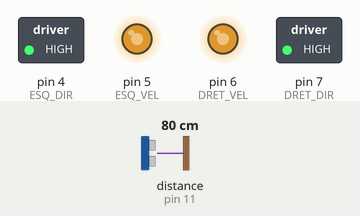
A sketch run on a simulated Arduino Uno, built with avr-gcc and run on an emulated ATmega328P. Shown: switched loads named in the sketch (green lamp = pin HIGH), output pins drawn as LEDs (lit = HIGH). Wiring (inferred from the names in the program): ultrasonic range finder: trigger pin 12; echo pin 11. The inputs (shaded band) are chosen by the test bench; at power-on: distance to the obstacle (sensor on pin 11) 80 cm. The echo pulse lasts 58.3 µs per cm; pins used as bus, display or sensor lines are not drawn.

Above: at 1.2 s.
1.3 s: distance to the obstacle (sensor on pin 11) set to 17 cm
2.8 s: distance to the obstacle (sensor on pin 11) set to 13 cm
At 3.19 s:
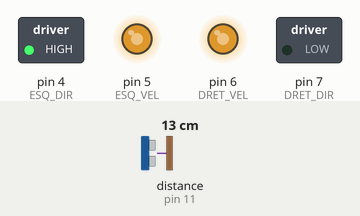
5.8 s: distance to the obstacle (sensor on pin 11) set to 18 cm
At 6.2 s:
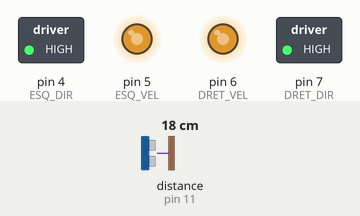
7.4 s: distance to the obstacle (sensor on pin 11) set to 2 cm
At 8.19 s:
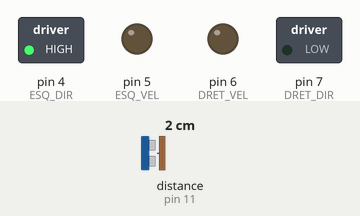
Timing chart, 0 to 11.4 s (numbered marks = the images above; inputs shaded):
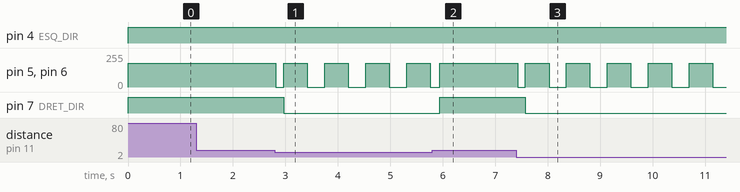

The sketch:

minim.ino
```cpp
/*
  Solucionari Repte SA7-B · Robot explorador (REQUISIT MINIM)
  Avanca i, en detectar un obstacle a prop, s'atura i canvia de direccio.
  === PINS (AJUSTAR) ===
*/

const int ESQ_DIR = 4, ESQ_VEL = 5, DRET_DIR = 7, DRET_VEL = 6;   // <-- AJUSTAR
const int TRIG = 12, ECHO = 11;
const int VEL = 180;
const int DIST_MIN = 15;   // cm

void motors(int dE, int vE, int dD, int vD) {
  digitalWrite(ESQ_DIR, dE); analogWrite(ESQ_VEL, vE);
  digitalWrite(DRET_DIR, dD); analogWrite(DRET_VEL, vD);
}
void endavant()   { motors(HIGH, VEL, HIGH, VEL); }
void gira_dreta() { motors(HIGH, VEL, LOW, VEL); }
void atura()      { analogWrite(ESQ_VEL, 0); analogWrite(DRET_VEL, 0); }

float distancia() {
  digitalWrite(TRIG, LOW);  delayMicroseconds(2);
  digitalWrite(TRIG, HIGH); delayMicroseconds(10);
  digitalWrite(TRIG, LOW);
  long t = pulseIn(ECHO, HIGH, 30000);
  if (t == 0) return 400;   // sense eco -> lliure
  return t * 0.034 / 2.0;
}

void setup() {
  pinMode(ESQ_DIR, OUTPUT); pinMode(ESQ_VEL, OUTPUT);
  pinMode(DRET_DIR, OUTPUT); pinMode(DRET_VEL, OUTPUT);
  pinMode(TRIG, OUTPUT); pinMode(ECHO, INPUT);
}

void loop() {
  if (distancia() < DIST_MIN) {
    atura();      delay(150);
    gira_dreta(); delay(450);   // canvia de rumb
    atura();      delay(150);
  } else {
    endavant();
  }
  delay(30);
}
```

Measured:
- the behaviour switches between 16 and 15 cm on distance to the obstacle (sensor on pin 11) (found by bisection; images 0 and 1)
- after the input at 1.3 s, every drawn part: stays the same
- after the input at 2.8 s, pin 5 (ESQ_VEL), pin 6 (DRET_VEL): 180/255 → 0/255 at once, then repeats every 0.78 s: 180/255 0.45 s, 0/255 0.33 s; pin 7 (DRET_DIR): HIGH → LOW after 0.17 s
- after the input at 5.8 s, pin 7 (DRET_DIR): LOW → HIGH after 0.14 s
- after the input at 7.4 s, pin 5 (ESQ_VEL), pin 6 (DRET_VEL): 180/255 → 0/255 at once, then repeats every 0.78 s: 180/255 0.45 s, 0/255 0.33 s; pin 7 (DRET_DIR): HIGH → LOW after 0.18 s
